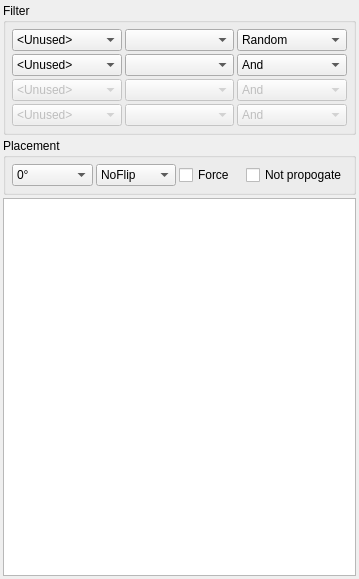
<?xml version="1.0" encoding="UTF-8"?>
<ui version="4.0">
 <class>ZoneListWidget</class>
 <widget class="QWidget" name="ZoneListWidget">
  <property name="geometry">
   <rect>
    <x>0</x>
    <y>0</y>
    <width>359</width>
    <height>579</height>
   </rect>
  </property>
  <property name="windowTitle">
   <string>Form</string>
  </property>
  <layout class="QGridLayout" name="gridLayout_3">
   <property name="margin">
    <number>3</number>
   </property>
   <property name="spacing">
    <number>3</number>
   </property>
   <item row="0" column="0">
    <widget class="QGroupBox" name="groupBox_2">
     <property name="title">
      <string>Filter</string>
     </property>
     <layout class="QGridLayout" name="gridLayout_2">
      <property name="margin">
       <number>6</number>
      </property>
      <property name="spacing">
       <number>3</number>
      </property>
      <item row="0" column="0">
       <widget class="QComboBox" name="comboBox_3">
        <item>
         <property name="text">
          <string>&lt;Unused&gt;</string>
         </property>
        </item>
       </widget>
      </item>
      <item row="0" column="1">
       <widget class="QComboBox" name="comboBox_7"/>
      </item>
      <item row="0" column="2">
       <widget class="QComboBox" name="comboBox_11">
        <item>
         <property name="text">
          <string>Random</string>
         </property>
        </item>
        <item>
         <property name="text">
          <string>Fyll cycle</string>
         </property>
        </item>
       </widget>
      </item>
      <item row="1" column="0">
       <widget class="QComboBox" name="comboBox_6">
        <property name="enabled">
         <bool>true</bool>
        </property>
        <item>
         <property name="text">
          <string>&lt;Unused&gt;</string>
         </property>
        </item>
       </widget>
      </item>
      <item row="1" column="1">
       <widget class="QComboBox" name="comboBox_8">
        <property name="enabled">
         <bool>true</bool>
        </property>
       </widget>
      </item>
      <item row="1" column="2">
       <widget class="QComboBox" name="comboBox_12">
        <property name="enabled">
         <bool>true</bool>
        </property>
        <item>
         <property name="text">
          <string>And</string>
         </property>
        </item>
        <item>
         <property name="text">
          <string>Or</string>
         </property>
        </item>
       </widget>
      </item>
      <item row="2" column="0">
       <widget class="QComboBox" name="comboBox_4">
        <property name="enabled">
         <bool>false</bool>
        </property>
        <item>
         <property name="text">
          <string>&lt;Unused&gt;</string>
         </property>
        </item>
       </widget>
      </item>
      <item row="2" column="1">
       <widget class="QComboBox" name="comboBox_9">
        <property name="enabled">
         <bool>false</bool>
        </property>
       </widget>
      </item>
      <item row="2" column="2">
       <widget class="QComboBox" name="comboBox_13">
        <property name="enabled">
         <bool>false</bool>
        </property>
        <item>
         <property name="text">
          <string>And</string>
         </property>
        </item>
        <item>
         <property name="text">
          <string>Or</string>
         </property>
        </item>
       </widget>
      </item>
      <item row="3" column="0">
       <widget class="QComboBox" name="comboBox_5">
        <property name="enabled">
         <bool>false</bool>
        </property>
        <item>
         <property name="text">
          <string>&lt;Unused&gt;</string>
         </property>
        </item>
       </widget>
      </item>
      <item row="3" column="1">
       <widget class="QComboBox" name="comboBox_10">
        <property name="enabled">
         <bool>false</bool>
        </property>
       </widget>
      </item>
      <item row="3" column="2">
       <widget class="QComboBox" name="comboBox_14">
        <property name="enabled">
         <bool>false</bool>
        </property>
        <item>
         <property name="text">
          <string>And</string>
         </property>
        </item>
        <item>
         <property name="text">
          <string>Or</string>
         </property>
        </item>
       </widget>
      </item>
     </layout>
    </widget>
   </item>
   <item row="1" column="0">
    <widget class="QGroupBox" name="groupBox">
     <property name="title">
      <string>Placement</string>
     </property>
     <layout class="QGridLayout" name="gridLayout">
      <property name="margin">
       <number>6</number>
      </property>
      <property name="spacing">
       <number>3</number>
      </property>
      <item row="0" column="0">
       <widget class="QComboBox" name="comboBox">
        <item>
         <property name="text">
          <string>0°</string>
         </property>
        </item>
        <item>
         <property name="text">
          <string>90°</string>
         </property>
        </item>
        <item>
         <property name="text">
          <string>180°</string>
         </property>
        </item>
        <item>
         <property name="text">
          <string>170°</string>
         </property>
        </item>
        <item>
         <property name="text">
          <string>Random</string>
         </property>
        </item>
        <item>
         <property name="text">
          <string>Full cycle</string>
         </property>
        </item>
       </widget>
      </item>
      <item row="0" column="1">
       <widget class="QComboBox" name="comboBox_2">
        <item>
         <property name="text">
          <string>NoFlip</string>
         </property>
        </item>
        <item>
         <property name="text">
          <string>Flip</string>
         </property>
        </item>
        <item>
         <property name="text">
          <string>Random</string>
         </property>
        </item>
        <item>
         <property name="text">
          <string>Fyll cycle</string>
         </property>
        </item>
       </widget>
      </item>
      <item row="0" column="2">
       <widget class="QCheckBox" name="checkBox">
        <property name="text">
         <string>Force</string>
        </property>
       </widget>
      </item>
      <item row="0" column="3">
       <widget class="QCheckBox" name="checkBox_2">
        <property name="text">
         <string>Not propogate</string>
        </property>
       </widget>
      </item>
     </layout>
    </widget>
   </item>
   <item row="2" column="0">
    <widget class="QListView" name="listView"/>
   </item>
  </layout>
 </widget>
 <resources/>
 <connections/>
</ui>
